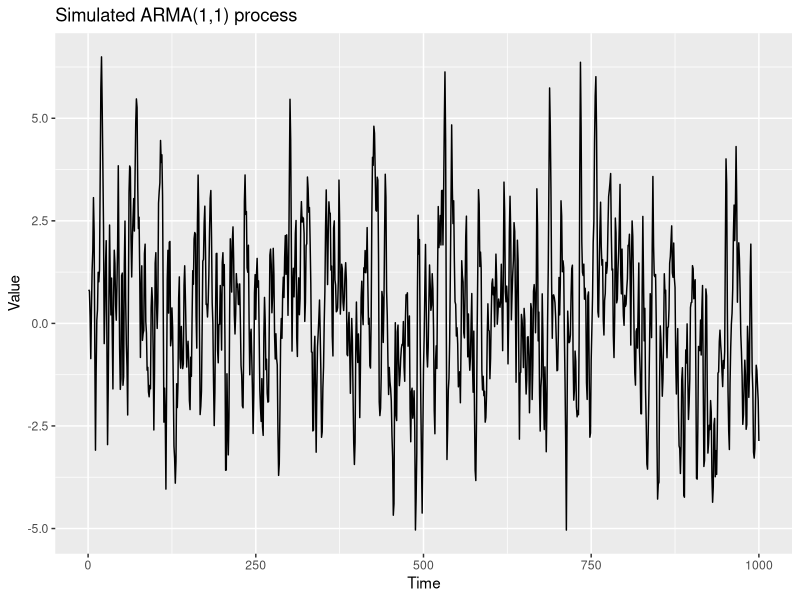

R code for this plot:
## =====================================================
## 1. Prepare environment & set working directory
## =====================================================

library(ggplot2)
# stats is part of base R and attached by default, so library(stats)
# is not strictly necessary.

# Set working directory (optional for RStudio users)
if (requireNamespace("rstudioapi", quietly = TRUE) && rstudioapi::isAvailable()) {
  setwd(dirname(rstudioapi::getActiveDocumentContext()$path))
}

## =====================================================
## 2. Simulate an ARMA(1,1) process
## =====================================================

set.seed(12345)  # For reproducibility

n        <- 1000   # Length of the time series
ar_param <- 0.6    # AR(1) parameter
ma_param <- 0.7    # MA(1) parameter

arma11_data <- arima.sim(list(order = c(1, 0, 1), ar = ar_param, ma = ma_param), n = n)

df_arma11 <- data.frame(
  time  = 1:n,
  value = as.numeric(arma11_data)
)

## =====================================================
## 3. Plot and save the simulated ARMA(1,1) series
## =====================================================

p_arma11 <- ggplot(df_arma11, aes(x = time, y = value)) +
  geom_line() +
  labs(title = "Simulated ARMA(1,1) process", x = "Time", y = "Value") 

ggsave("simulated-arma11.png", plot = p_arma11, width = 6, height = 4, dpi = 300) 
